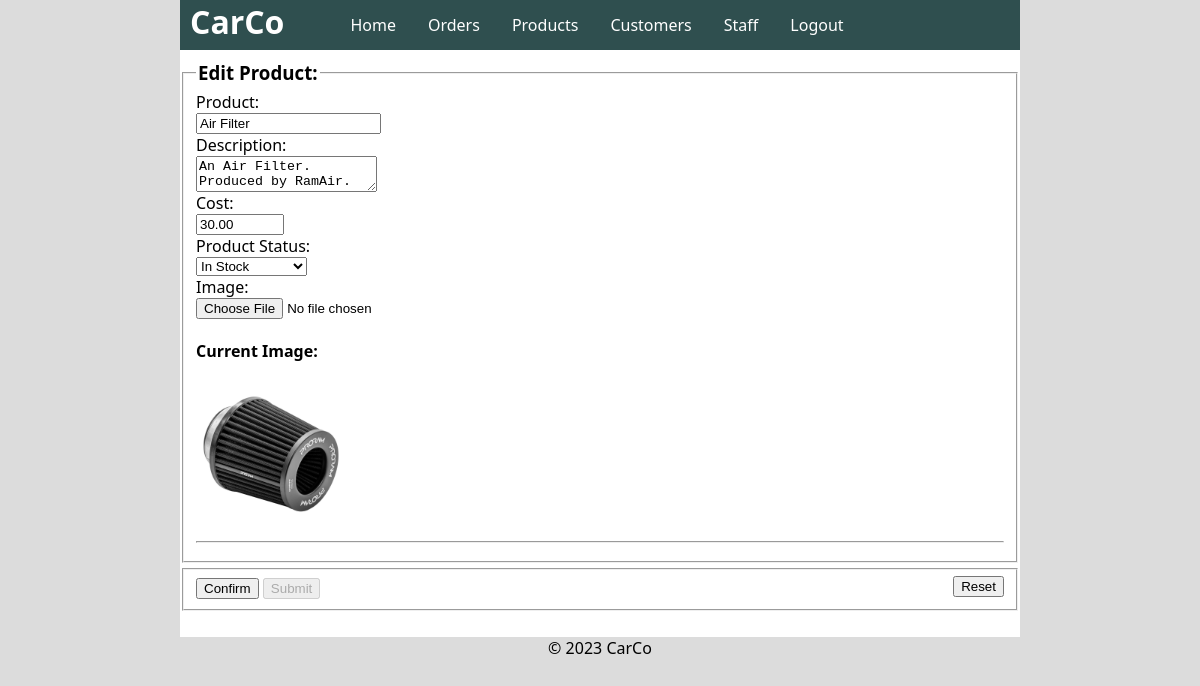
Page /editproduct.php?ProductID=2 (signed in) on the committed database.
### tables this page shows
CREATE TABLE `tblsystemproduct` (
  `SystemProductID` int(11) NOT NULL,
  `SystemProductStatusID` int(11) NOT NULL,
  `ProductName` varchar(40) NOT NULL,
  `Description` varchar(255) NOT NULL,
  `Image` varchar(50) DEFAULT NULL,
  `CostPerUnit` float(5,2) NOT NULL
);

### Scripts/GeneralScripts.php (called while the page is built, shortened)
<?php
    function ScaleImage(int $requiredSize, string $imagePath) {
        if($imagePath != ''){
            $imgSize = getimagesize($imagePath);
            if ($imgSize != false) {
                $width = $imgSize[0];
                $height = $imgSize[1];
                return(($width >= $height) ? "width=$requiredSize px" : "height=$requiredSize px");
            }
            else {
                return '';
            }
        }
        else{
            return '';
        }
    }
?>

### editproduct.php (the view, shortened to what this page needs)
<?php
    require_once('Scripts/DBConnect.php');
    require_once("Scripts/GeneralScripts.php");
    if($_SERVER['REQUEST_METHOD'] == "POST"){
        $message;
        $ProductID = $_POST['ProductID'];
        $ProductName = $_POST['ProductName'];
        $Image = $_POST['Image'];
        $Description = $_POST['Description'];
        $CostPerUnit = $_POST['Cost'];
        $ProductStatus = $_POST['Status'];
        $sqlUpdate = "  UPDATE tblSystemProduct sp
                        SET
                            sp.ProductName = '$ProductName',
                            sp.Description = '$Description',
                            sp.CostPerUnit = $CostPerUnit,
                            sp.SystemProductStatusID = $ProductStatus
                        WHERE sp.SystemProductID = $ProductID
                        LIMIT 1";
        if(mysqli_query($db, $sqlUpdate)){
            if($_FILES['fileToUpload']['name'] != ''){
                $UploadOk = true;
                $dir = "Images/Products/";
                $imgFileType = pathinfo(basename($_FILES['fileToUpload']['name']), PATHINFO_EXTENSION);
                $target = $dir.$ProductID.'.'.$imgFileType;
                if(getimagesize($_FILES['fileToUpload']['tmp_name']) == false){
                    $UploadOk = false;
                }
                if(!$UploadOk){
                    $message = 'Error Uploading Image, Please Edit the Record and Try Again.';
                }
                else {
                    if(move_uploaded_file($_FILES['fileToUpload']['tmp_name'], $target)){
                        if($Image != $target){
                            unlink($Image);
                        }
                        $sql = "UPDATE tblSystemProduct sp
                                SET sp.Image = '$target'
                                WHERE sp.SystemProductID = $ProductID
                                LIMIT 1";
                        $result = mysqli_query($db, $sql);
                        $message = "Record Updated";
                    }
                    else {
                        $message = "Error Uploading Image, Please Edit the Record and Try Again.";
                    }
                }
            }
            else {
                $message = "Record Updated";
            }
        }
        else {
            $message = "Error Updating Database";
        }
        header("location: viewproducts.php?UploadStatus=$message&SearchText=$ProductName");
    }
    elseif($_SERVER['REQUEST_METHOD'] == "GET"){
        $ProductID = $_GET['ProductID'];
        $sqlProdStatus = "  SELECT
                                sps.ProductStatusID,
                                sps.Status
                            FROM tblSystemProductStatus sps
                            ORDER BY sps.Status";
        $ProductStatuses = mysqli_query($db, $sqlProdStatus);
        $sqlProductInfo = " SELECT
                                sp.SystemProductID,
                                sp.ProductName,
                                sp.Image,
                                sp.Description,
                                sp.CostPerUnit,
                                sps.Status
                            FROM tblSystemProduct sp
                            JOIN tblSystemProductStatus sps
                                ON sp.SystemProductStatusID = sps.ProductStatusID
                            WHERE sp.SystemProductID = $ProductID
                            ORDER BY
                                sp.ProductName
                            LIMIT 1";
        $result = mysqli_query($db, $sqlProductInfo);
        $ProductInfo = mysqli_fetch_assoc($result);
        $ProductName = $ProductInfo['ProductName'];
        $Image = $ProductInfo['Image'];
        $Description = $ProductInfo['Description'];
        $CostPerUnit = $ProductInfo['CostPerUnit'];
        $ProductStatus = $ProductInfo['Status'];
    }
    else {
        header("location: index.php");
    }
?>
<!DOCTYPE html>
<html lang="en">
<head>
    <link rel="stylesheet" type="text/css" media="all" href="css/style.css">
</head>
<body class="CentrePage">
    <?php include("Widgets/navigation.php") ?>
    <main class="content">
        <form id="EditProductForm" method="post" action="editproduct.php" enctype="multipart/form-data">
        <fieldset class="inputs">
            <legend><h3>Edit Product:</h3></legend>
            <label for="ProductName">Product: </label>
            <input type="text" id="ProductName" name="ProductName" required maxlength="40" value="<?php echo($ProductName); ?>">
            <label for="Description">Description: </label>
            <textarea id="Description" name="Description" form="EditProductForm" required maxlength="255"><?php echo($Description); ?></textarea>
            <label for="Cost">Cost: </label>
            <input type="number" id="Cost" name="Cost" min="0" max="999.99" step="0.01" required value="<?php echo($CostPerUnit); ?>">
            <label for="Status">Product Status: </label>
            <select id="Status" name="Status">
                <optgroup label="Product Status:">
                    <?php
                        while($row = mysqli_fetch_assoc($ProductStatuses)){
                            $ProductStatusID = $row['ProductStatusID'];
                            $Status = $row['Status'];
                            $selected = ($Status == $ProductStatus) ? 'selected' : '';
                            echo("
                                    <option value='$ProductStatusID' $selected>$Status</option>
                                ");
                        }
                    ?>
                </optgroup>
            </select>
            <label for="fileToUpload">Image: </label>
            <input type="file" id="fileToUpload" name="fileToUpload">
            <h4>Current Image:</h4>
            <img src="<?php echo($Image); ?>" <?php echo(ScaleImage(150, $Image)); ?>>
            <hr>
        </fieldset>
        <fieldset>
            <input type="button" id="ConfirmProduct" name="ConfirmProduct" value="Confirm" onclick="ConfirmChanges()">
            <input type="submit" id="submit" name="submit" value="Submit" disabled>
            <input type="reset" id="reset" name="reset" value="Reset" onclick="UnConfirmChanges()" style="float: right;">
        </fieldset>
        </form>
    </main>
    <?php include("Widgets/footer.php"); ?>
</body>
</html>

### css/style.css (style rules this page uses)
h1, h2, h3 { margin: 0; }
body { background-color: gainsboro; font-family: 'Segoe UI', Tahoma, Geneva, Verdana, sans-serif; }
.CentrePage { margin: 0 auto; width: 70%; }
main.content { text-align: center; background-color: white; padding: 10px 0 10px 0; overflow: auto; }
fieldset { text-align: left; }
.inputs { margin-bottom: 5px; }
.inputs label, .inputs input { display: block; }

### rows in the picture
tblsystemproduct: ProductName "Air Filter", Description "An Air Filter. Produced by RamAir.", Cost "30.00", Image (picture)

### other values in the picture
form field Status "In Stock"
